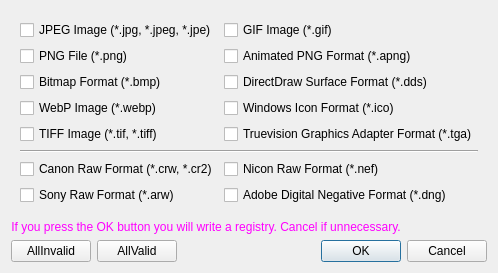
<?xml version="1.0" encoding="UTF-8"?>
<ui version="4.0">
 <class>FileAssocDialog</class>
 <widget class="QDialog" name="FileAssocDialog">
  <property name="geometry">
   <rect>
    <x>0</x>
    <y>0</y>
    <width>476</width>
    <height>242</height>
   </rect>
  </property>
  <property name="windowTitle">
   <string>Associate files with QuickViewer</string>
  </property>
  <property name="windowIcon">
   <iconset resource="resources.qrc">
    <normaloff>:/icons2/app_icon2</normaloff>:/icons2/app_icon2</iconset>
  </property>
  <layout class="QVBoxLayout" name="verticalLayout">
   <item>
    <widget class="QWidget" name="widget" native="true">
     <layout class="QGridLayout" name="gridLayout">
      <item row="0" column="0">
       <widget class="QCheckBox" name="checkBoxJpeg">
        <property name="text">
         <string>JPEG Image (*.jpg, *.jpeg, *.jpe)</string>
        </property>
       </widget>
      </item>
      <item row="0" column="1">
       <widget class="QCheckBox" name="checkBoxGif">
        <property name="text">
         <string>GIF Image (*.gif)</string>
        </property>
       </widget>
      </item>
      <item row="1" column="0">
       <widget class="QCheckBox" name="checkBoxPng">
        <property name="text">
         <string>PNG File (*.png)</string>
        </property>
       </widget>
      </item>
      <item row="1" column="1">
       <widget class="QCheckBox" name="checkBoxApng">
        <property name="text">
         <string>Animated PNG Format (*.apng)</string>
        </property>
       </widget>
      </item>
      <item row="2" column="0">
       <widget class="QCheckBox" name="checkBoxBmp">
        <property name="text">
         <string>Bitmap Format (*.bmp)</string>
        </property>
       </widget>
      </item>
      <item row="2" column="1">
       <widget class="QCheckBox" name="checkBoxDds">
        <property name="text">
         <string>DirectDraw Surface Format (*.dds)</string>
        </property>
       </widget>
      </item>
      <item row="3" column="0">
       <widget class="QCheckBox" name="checkBoxWebp">
        <property name="text">
         <string>WebP Image (*.webp)</string>
        </property>
       </widget>
      </item>
      <item row="3" column="1">
       <widget class="QCheckBox" name="checkBoxIcon">
        <property name="text">
         <string>Windows Icon Format (*.ico)</string>
        </property>
       </widget>
      </item>
      <item row="4" column="0">
       <widget class="QCheckBox" name="checkBoxTiff">
        <property name="text">
         <string>TIFF Image (*.tif, *.tiff)</string>
        </property>
       </widget>
      </item>
      <item row="4" column="1">
       <widget class="QCheckBox" name="checkBoxTga">
        <property name="text">
         <string>Truevision Graphics Adapter Format (*.tga)</string>
        </property>
       </widget>
      </item>
      <item row="5" column="0" colspan="2">
       <widget class="Line" name="line">
        <property name="orientation">
         <enum>Qt::Horizontal</enum>
        </property>
       </widget>
      </item>
      <item row="6" column="0">
       <widget class="QCheckBox" name="checkBoxRawCanon">
        <property name="text">
         <string>Canon Raw Format (*.crw, *.cr2)</string>
        </property>
       </widget>
      </item>
      <item row="6" column="1">
       <widget class="QCheckBox" name="checkBoxRawNicon">
        <property name="text">
         <string>Nicon Raw Format (*.nef)</string>
        </property>
       </widget>
      </item>
      <item row="7" column="0">
       <widget class="QCheckBox" name="checkBoxRawSony">
        <property name="text">
         <string>Sony Raw Format (*.arw)</string>
        </property>
       </widget>
      </item>
      <item row="7" column="1">
       <widget class="QCheckBox" name="checkBoxRawDng">
        <property name="toolTip">
         <string>for Ricoh, Casio, Pentax, Nokia, Leica, etc..</string>
        </property>
        <property name="text">
         <string>Adobe Digital Negative Format (*.dng)</string>
        </property>
       </widget>
      </item>
     </layout>
    </widget>
   </item>
   <item>
    <widget class="QLabel" name="label">
     <property name="sizePolicy">
      <sizepolicy hsizetype="Maximum" vsizetype="Preferred">
       <horstretch>0</horstretch>
       <verstretch>0</verstretch>
      </sizepolicy>
     </property>
     <property name="palette">
      <palette>
       <active>
        <colorrole role="WindowText">
         <brush brushstyle="SolidPattern">
          <color alpha="255">
           <red>255</red>
           <green>0</green>
           <blue>255</blue>
          </color>
         </brush>
        </colorrole>
       </active>
       <inactive>
        <colorrole role="WindowText">
         <brush brushstyle="SolidPattern">
          <color alpha="255">
           <red>255</red>
           <green>0</green>
           <blue>255</blue>
          </color>
         </brush>
        </colorrole>
       </inactive>
       <disabled>
        <colorrole role="WindowText">
         <brush brushstyle="SolidPattern">
          <color alpha="255">
           <red>120</red>
           <green>120</green>
           <blue>120</blue>
          </color>
         </brush>
        </colorrole>
       </disabled>
      </palette>
     </property>
     <property name="text">
      <string>If you press the OK button you will write a registry. Cancel if unnecessary.</string>
     </property>
     <property name="alignment">
      <set>Qt::AlignCenter</set>
     </property>
    </widget>
   </item>
   <item>
    <layout class="QHBoxLayout" name="horizontalLayout_2">
     <item>
      <widget class="QPushButton" name="btnAllOff">
       <property name="text">
        <string extracomment="Button to turn off all check box">AllInvalid</string>
       </property>
      </widget>
     </item>
     <item>
      <widget class="QPushButton" name="btnAllOn">
       <property name="text">
        <string extracomment="Button to turn all check boxes on">AllValid</string>
       </property>
      </widget>
     </item>
     <item>
      <widget class="QDialogButtonBox" name="buttonBox">
       <property name="orientation">
        <enum>Qt::Horizontal</enum>
       </property>
       <property name="standardButtons">
        <set>QDialogButtonBox::Cancel|QDialogButtonBox::Ok</set>
       </property>
      </widget>
     </item>
    </layout>
   </item>
  </layout>
 </widget>
 <resources>
  <include location="resources.qrc"/>
 </resources>
 <connections>
  <connection>
   <sender>buttonBox</sender>
   <signal>accepted()</signal>
   <receiver>FileAssocDialog</receiver>
   <slot>handleButtonBoxAccepted()</slot>
   <hints>
    <hint type="sourcelabel">
     <x>248</x>
     <y>254</y>
    </hint>
    <hint type="destinationlabel">
     <x>157</x>
     <y>274</y>
    </hint>
   </hints>
  </connection>
  <connection>
   <sender>buttonBox</sender>
   <signal>rejected()</signal>
   <receiver>FileAssocDialog</receiver>
   <slot>reject()</slot>
   <hints>
    <hint type="sourcelabel">
     <x>316</x>
     <y>260</y>
    </hint>
    <hint type="destinationlabel">
     <x>286</x>
     <y>274</y>
    </hint>
   </hints>
  </connection>
  <connection>
   <sender>btnAllOff</sender>
   <signal>clicked()</signal>
   <receiver>FileAssocDialog</receiver>
   <slot>handleAllOffButtonClicked()</slot>
   <hints>
    <hint type="sourcelabel">
     <x>152</x>
     <y>228</y>
    </hint>
    <hint type="destinationlabel">
     <x>232</x>
     <y>130</y>
    </hint>
   </hints>
  </connection>
  <connection>
   <sender>btnAllOn</sender>
   <signal>clicked()</signal>
   <receiver>FileAssocDialog</receiver>
   <slot>handleAllOnButtonClicked()</slot>
   <hints>
    <hint type="sourcelabel">
     <x>54</x>
     <y>228</y>
    </hint>
    <hint type="destinationlabel">
     <x>232</x>
     <y>130</y>
    </hint>
   </hints>
  </connection>
 </connections>
 <slots>
  <signal>closed()</signal>
  <slot>handleAllOnButtonClicked()</slot>
  <slot>handleAllOffButtonClicked()</slot>
  <slot>handleButtonBoxAccepted()</slot>
 </slots>
</ui>
